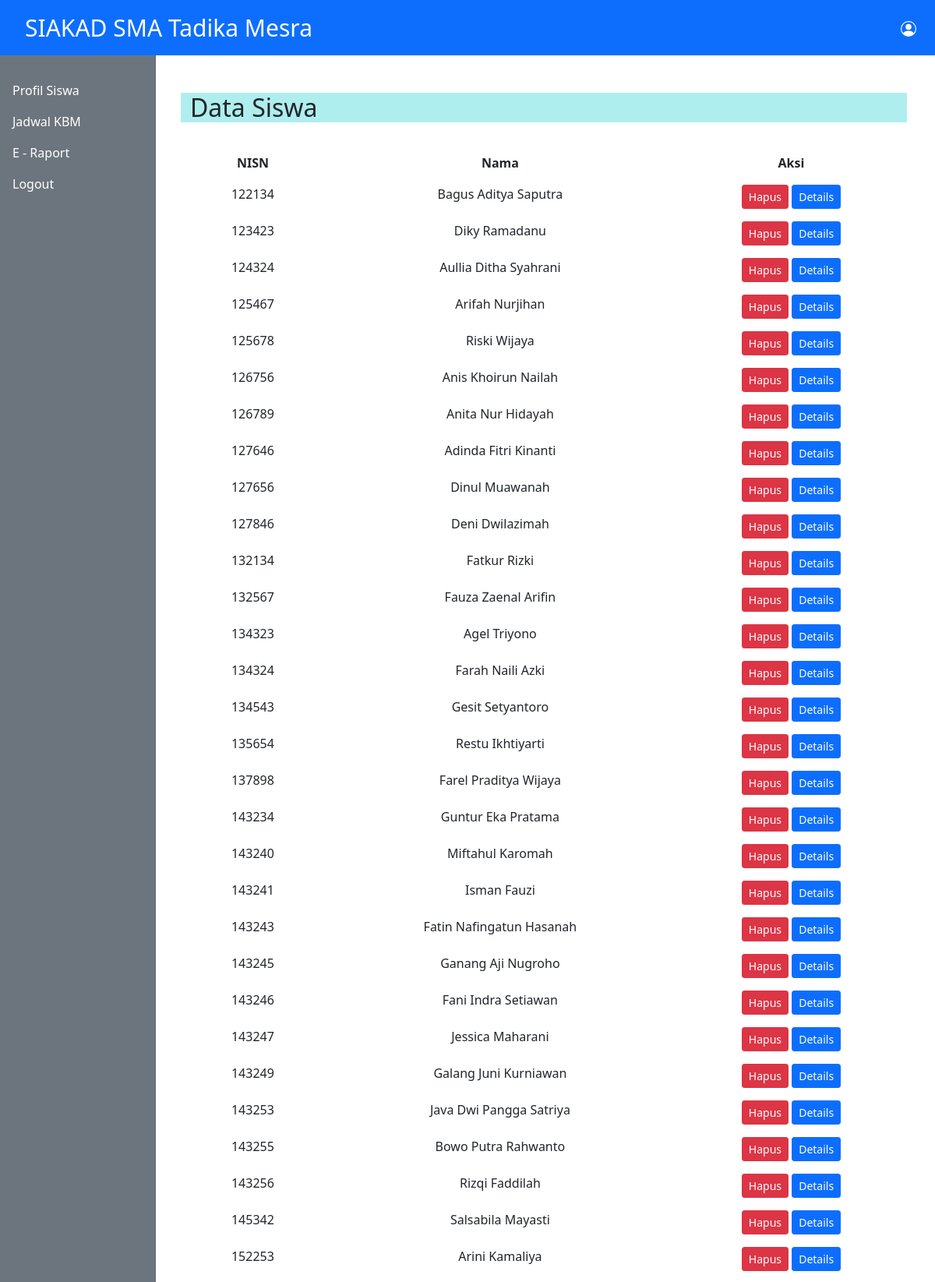
Screenshot of /admin/data-siswa.php (upper part) with the database file from the repository.
### tables this page shows
CREATE TABLE `profil_siswa` (
  `NISN` int(10) NOT NULL,
  `nama` text NOT NULL,
  `tempat` text NOT NULL,
  `tanggal_lahir` date NOT NULL,
  `jenis_kelamin` varchar(40) NOT NULL,
  `agama` varchar(40) NOT NULL,
  `alamat` text NOT NULL,
  `telp` varchar(20) NOT NULL,
  `email` varchar(50) NOT NULL
);

### admin/data-siswa.php (the view)
<?php
    include_once '../database/koneksi.php';
    include_once '../templates/header.php';
    $sql = "SELECT * FROM profil_siswa";
    $exec = mysqli_query($koneksi,$sql);
?>
<div class="container mt-5" style="background-color:#AFEEEE;">
    <h2>Data Siswa</h2>
</div>
<br>
<div class="container">
		<div class="row">
			<table class="table table-borderless" style = "text-align:center;">
				<tr>
					<th>NISN</th>
					<th>Nama</th>
					<th>Aksi</th>
				</tr>
			<?php while($rows = mysqli_fetch_assoc($exec)):?>
				<tr>
					<td><?= $rows["NISN"];?></td>
					<td><?= $rows["nama"];?></td>
					<td><a href="hapus-siswa.php?nisn=<?= $rows["NISN"]?>" style="color: white; text-decoration:none;" class="btn btn-danger btn-sm"
                    onclick = "return confirm('yakin?');">Hapus</a>
  					<a href="details-siswa.php?nisn=<?= $rows["NISN"]?>" style="color: white; text-decoration:none;" class="btn btn-primary btn-sm">Details</a></td>
				</tr>
			<?php endwhile;?>
			</table>
		</div>
	</div>
<?php include_once '../templates/footer.php';?>

### rows the page displays
profil_siswa: NISN "122134", nama "Bagus Aditya Saputra"
profil_siswa: NISN "123423", nama "Diky Ramadanu"
profil_siswa: NISN "124324", nama "Aullia Ditha Syahrani"
profil_siswa: NISN "125467", nama "Arifah Nurjihan"
profil_siswa: NISN "125678", nama "Riski Wijaya"
profil_siswa: NISN "126756", nama "Anis Khoirun Nailah"
profil_siswa: NISN "126789", nama "Anita Nur Hidayah"
profil_siswa: NISN "127646", nama "Adinda Fitri Kinanti"
profil_siswa: NISN "127656", nama "Dinul Muawanah"
profil_siswa: NISN "127846", nama "Deni Dwilazimah"
profil_siswa: NISN "132134", nama "Fatkur Rizki"
profil_siswa: NISN "132567", nama "Fauza Zaenal Arifin"
profil_siswa: NISN "134323", nama "Agel Triyono"
profil_siswa: NISN "134324", nama "Farah Naili Azki"
profil_siswa: NISN "134543", nama "Gesit Setyantoro"
profil_siswa: NISN "135654", nama "Restu Ikhtiyarti"
profil_siswa: NISN "137898", nama "Farel Praditya Wijaya"
profil_siswa: NISN "143234", nama "Guntur Eka Pratama"
profil_siswa: NISN "143240", nama "Miftahul Karomah"
profil_siswa: NISN "143241", nama "Isman Fauzi"
profil_siswa: NISN "143243", nama "Fatin Nafingatun Hasanah"
profil_siswa: NISN "143245", nama "Ganang Aji Nugroho"
profil_siswa: NISN "143246", nama "Fani Indra Setiawan"
profil_siswa: NISN "143247", nama "Jessica Maharani"
profil_siswa: NISN "143249", nama "Galang Juni Kurniawan"
profil_siswa: NISN "143253", nama "Java Dwi Pangga Satriya"
profil_siswa: NISN "143255", nama "Bowo Putra Rahwanto"
profil_siswa: NISN "143256", nama "Rizqi Faddilah"
profil_siswa: NISN "145342", nama "Salsabila Mayasti"
profil_siswa: NISN "152253", nama "Arini Kamaliya"
